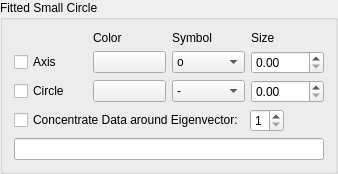
          <widget class="QGroupBox" name="groupBox_11">
           <property name="title">
            <string>Fitted Small Circle</string>
           </property>
           <layout class="QVBoxLayout" name="verticalLayout_7">
            <item>
             <layout class="QGridLayout" name="gridLayout_19">
              <item row="0" column="1">
               <widget class="QLabel" name="label_41">
                <property name="text">
                 <string>Color</string>
                </property>
               </widget>
              </item>
              <item row="1" column="0">
               <widget class="QCheckBox" name="prop_check_scaxis">
                <property name="text">
                 <string>Axis</string>
                </property>
               </widget>
              </item>
              <item row="1" column="1">
               <widget class="QPushButton" name="prop_color_scaxis_c">
                <property name="text">
                 <string/>
                </property>
               </widget>
              </item>
              <item row="0" column="2">
               <widget class="QLabel" name="label_40">
                <property name="text">
                 <string>Symbol</string>
                </property>
               </widget>
              </item>
              <item row="1" column="2">
               <widget class="QComboBox" name="prop_scaxis_marker">
                <item>
                 <property name="text">
                  <string extracomment="(circle)">o</string>
                 </property>
                </item>
                <item>
                 <property name="text">
                  <string>^</string>
                 </property>
                </item>
                <item>
                 <property name="text">
                  <string>v</string>
                 </property>
                </item>
                <item>
                 <property name="text">
                  <string>&lt;</string>
                 </property>
                </item>
                <item>
                 <property name="text">
                  <string>&gt;</string>
                 </property>
                </item>
                <item>
                 <property name="text">
                  <string>s</string>
                 </property>
                </item>
                <item>
                 <property name="text">
                  <string>+</string>
                 </property>
                </item>
                <item>
                 <property name="text">
                  <string>x</string>
                 </property>
                </item>
                <item>
                 <property name="text">
                  <string>D</string>
                 </property>
                </item>
                <item>
                 <property name="text">
                  <string>d</string>
                 </property>
                </item>
                <item>
                 <property name="text">
                  <string>h</string>
                 </property>
                </item>
                <item>
                 <property name="text">
                  <string>H</string>
                 </property>
                </item>
                <item>
                 <property name="text">
                  <string>p</string>
                 </property>
                </item>
                <item>
                 <property name="text">
                  <string>|</string>
                 </property>
                </item>
                <item>
                 <property name="text">
                  <string>_</string>
                 </property>
                </item>
                <item>
                 <property name="text">
                  <string>*</string>
                 </property>
                </item>
                <item>
                 <property name="text">
                  <string>1</string>
                 </property>
                </item>
                <item>
                 <property name="text">
                  <string>2</string>
                 </property>
                </item>
                <item>
                 <property name="text">
                  <string>3</string>
                 </property>
                </item>
                <item>
                 <property name="text">
                  <string>4</string>
                 </property>
                </item>
               </widget>
              </item>
              <item row="0" column="3">
               <widget class="QLabel" name="label_43">
                <property name="text">
                 <string>Size</string>
                </property>
               </widget>
              </item>
              <item row="1" column="3">
               <widget class="QDoubleSpinBox" name="prop_scaxis_ms"/>
              </item>
              <item row="2" column="2">
               <widget class="QComboBox" name="prop_sccirc_linestyles">
                <item>
                 <property name="text">
                  <string>-</string>
                 </property>
                </item>
                <item>
                 <property name="text">
                  <string>:</string>
                 </property>
                </item>
                <item>
                 <property name="text">
                  <string>--</string>
                 </property>
                </item>
                <item>
                 <property name="text">
                  <string>-.</string>
                 </property>
                </item>
               </widget>
              </item>
              <item row="2" column="0">
               <widget class="QCheckBox" name="prop_check_sccirc">
                <property name="text">
                 <string>Circle</string>
                </property>
               </widget>
              </item>
              <item row="2" column="3">
               <widget class="QDoubleSpinBox" name="prop_sccirc_linewidths"/>
              </item>
              <item row="2" column="1">
               <widget class="QPushButton" name="prop_color_sccirc_colors">
                <property name="text">
                 <string/>
                </property>
               </widget>
              </item>
             </layout>
            </item>
            <item>
             <layout class="QHBoxLayout" name="horizontalLayout_14">
              <item>
               <widget class="QCheckBox" name="prop_check_concentratesc">
                <property name="text">
                 <string>Concentrate Data around Eigenvector:</string>
                </property>
               </widget>
              </item>
              <item>
               <widget class="QSpinBox" name="prop_sccalc_eiv">
                <property name="minimum">
                 <number>1</number>
                </property>
                <property name="maximum">
                 <number>3</number>
                </property>
               </widget>
              </item>
              <item>
               <spacer name="horizontalSpacer_3">
                <property name="orientation">
                 <enum>Qt::Horizontal</enum>
                </property>
                <property name="sizeHint" stdset="0">
                 <size>
                  <width>40</width>
                  <height>20</height>
                 </size>
                </property>
               </spacer>
              </item>
             </layout>
            </item>
            <item>
             <widget class="QLineEdit" name="prop_data_smallcircle"/>
            </item>
           </layout>
          </widget>
